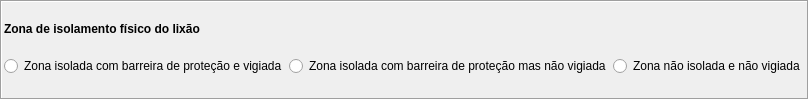
        <widget class="QFrame" name="frame_55">
         <property name="sizePolicy">
          <sizepolicy hsizetype="Preferred" vsizetype="Fixed">
           <horstretch>0</horstretch>
           <verstretch>0</verstretch>
          </sizepolicy>
         </property>
         <property name="frameShape">
          <enum>QFrame::Box</enum>
         </property>
         <property name="frameShadow">
          <enum>QFrame::Sunken</enum>
         </property>
         <layout class="QHBoxLayout" name="horizontalLayout_80" stretch="0">
          <property name="spacing">
           <number>2</number>
          </property>
          <property name="leftMargin">
           <number>2</number>
          </property>
          <property name="topMargin">
           <number>2</number>
          </property>
          <property name="rightMargin">
           <number>2</number>
          </property>
          <property name="bottomMargin">
           <number>2</number>
          </property>
          <item>
           <layout class="QVBoxLayout" name="verticalLayout_109">
            <property name="spacing">
             <number>2</number>
            </property>
            <item>
             <widget class="QLabel" name="lbIsolamentoFisicoLixao">
              <property name="sizePolicy">
               <sizepolicy hsizetype="Preferred" vsizetype="Fixed">
                <horstretch>0</horstretch>
                <verstretch>0</verstretch>
               </sizepolicy>
              </property>
              <property name="text">
               <string>&lt;html&gt;&lt;head/&gt;&lt;body&gt;&lt;p align=&quot;justify&quot;&gt;&lt;span style=&quot; font-weight:600;&quot;&gt;Zona de isolamento físico do lixão&lt;/span&gt;&lt;/p&gt;&lt;/body&gt;&lt;/html&gt;</string>
              </property>
             </widget>
            </item>
            <item>
             <layout class="QGridLayout" name="gridLayout_11">
              <property name="verticalSpacing">
               <number>2</number>
              </property>
              <item row="0" column="0">
               <widget class="QRadioButton" name="rbIsolamentoFisicoLixao_0">
                <property name="sizePolicy">
                 <sizepolicy hsizetype="Preferred" vsizetype="Fixed">
                  <horstretch>0</horstretch>
                  <verstretch>0</verstretch>
                 </sizepolicy>
                </property>
                <property name="text">
                 <string>Zona isolada com barreira de proteção e vigiada</string>
                </property>
               </widget>
              </item>
              <item row="0" column="1">
               <widget class="QRadioButton" name="rbIsolamentoFisicoLixao_1">
                <property name="sizePolicy">
                 <sizepolicy hsizetype="Preferred" vsizetype="Fixed">
                  <horstretch>0</horstretch>
                  <verstretch>0</verstretch>
                 </sizepolicy>
                </property>
                <property name="text">
                 <string>Zona isolada com barreira de proteção mas não vigiada</string>
                </property>
               </widget>
              </item>
              <item row="0" column="2">
               <widget class="QRadioButton" name="rbIsolamentoFisicoLixao_2">
                <property name="sizePolicy">
                 <sizepolicy hsizetype="Preferred" vsizetype="Fixed">
                  <horstretch>0</horstretch>
                  <verstretch>0</verstretch>
                 </sizepolicy>
                </property>
                <property name="text">
                 <string>Zona não isolada e não vigiada</string>
                </property>
               </widget>
              </item>
             </layout>
            </item>
           </layout>
          </item>
         </layout>
        </widget>
